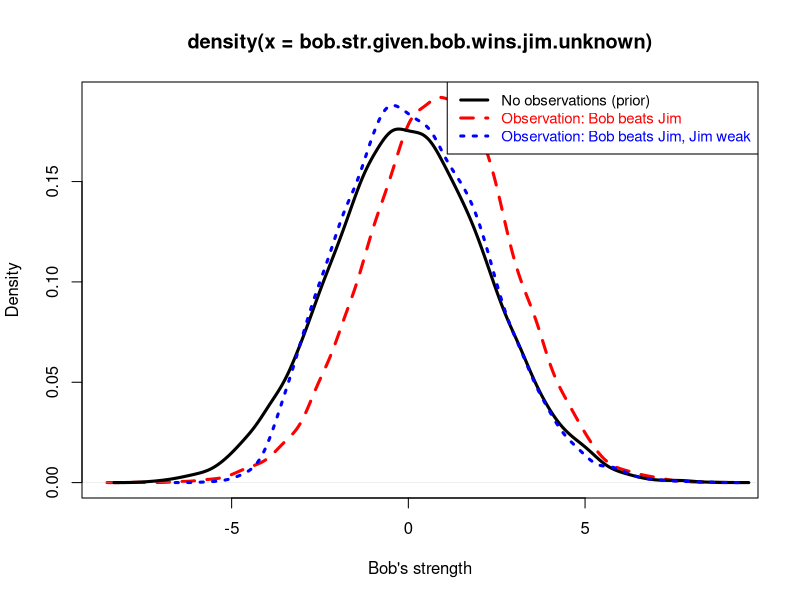
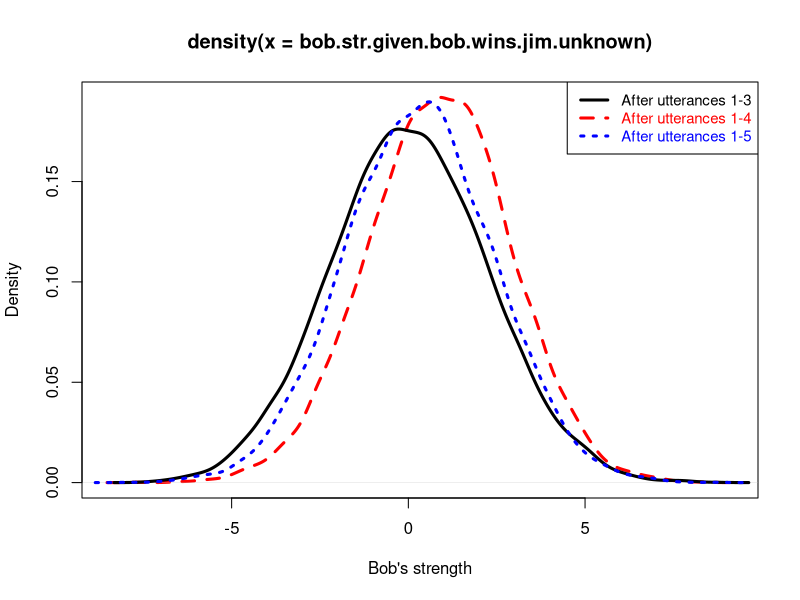

R code for these plots, in order: (Note: a time limit stopped this script after it produced the figures.)
#explaining away, non-linguistic
# workaround since Church too slow:

num.players = 12

# bob prior
num.sims = 10000
bob.str.prior = rep(NA, num.sims)
for (i in 1:10000) {
	male.str = rnorm(1, 0, 2)
	female.str = rnorm(1, 0, 2)
	bob.gender.str = sample(c(male.str, female.str), 1)
	bob.str = rnorm(1, bob.gender.str, 1)
	bob.str.prior[i] = bob.str
}

# non-ling-version: jim.str unknown
num.sims = 10000
num.accepted = 0
bob.str.given.bob.wins.jim.unknown = rep(NA, num.sims)
while (num.accepted < num.sims) {
	male.str = rnorm(1, 0, 2)
	female.str = rnorm(1, 0, 2)
	player.gender.strengths = sample(c(male.str, female.str), num.players, replace=T)
	player.strengths = rep(NA, num.players)
	for (i in 1:num.players) {
		player.strengths[i] = rnorm(1, player.gender.strengths[i], 1)
	}
	bob.str = player.strengths[1]
	jim.str = player.strengths[2]
	bob.pulling = bob.str + rnorm(1, 0, .5)
	jim.pulling = jim.str + rnorm(1, 0, .5)
	if (bob.pulling > jim.pulling) {
		num.accepted = num.accepted + 1
		bob.str.given.bob.wins.jim.unknown[num.accepted] = bob.str 
	}
}

# non-ling-version: jim.str fixed, jim very weak
num.sims = 10000
num.accepted = 0
bob.str.given.jim.minus.3 = rep(NA, num.sims)
while (num.accepted < num.sims) {
	male.str = rnorm(1, 0, 2)
	female.str = rnorm(1, 0, 2)
	player.gender.strengths = sample(c(male.str, female.str), num.players, replace=T)
	player.strengths = rep(NA, num.players)
	for (i in 1:num.players) {
		player.strengths[i] = rnorm(1, player.gender.strengths[i], 1)
	}
	player.strengths[2] = -4
	bob.str = player.strengths[1]
	jim.str = player.strengths[2]
	bob.pulling = bob.str + rnorm(1, 0, .5)
	jim.pulling = jim.str + rnorm(1, 0, .5)
	if (bob.pulling > jim.pulling) {
		num.accepted = num.accepted + 1
		bob.str.given.jim.minus.3[num.accepted] = bob.str 
	}
}
plot(density(bob.str.given.bob.wins.jim.unknown), col='red', lwd=3, lty=2, xlab="Bob's strength")
lines(density(bob.str.prior), col='black', lwd=3, lty=1)
lines(density(bob.str.given.jim.minus.3), col='blue', lwd=3, lty=3)
legend('topright', c("No observations (prior)", "Observation: Bob beats Jim", "Observation: Bob beats Jim, Jim weak"), lty=c(1, 2, 3), lwd=3, cex=.9, col=c('black', 'red', 'blue'), text.col=c('black', 'red', 'blue'))

# ling version - jim weak condition differs:
num.sims = 10000
num.accepted = 0
bob.str.given.jim.weakest = rep(NA, num.sims)
while (num.accepted < num.sims) {
	male.str = rnorm(1, 0, 2)
	female.str = rnorm(1, 0, 2)
	player.gender.strengths = sample(c(male.str, female.str), num.players, replace=T)
	player.strengths = rep(NA, num.players)
	for (i in 1:num.players) {
		player.strengths[i] = rnorm(1, player.gender.strengths[i], 1)
	}
	bob.str = player.strengths[1]
	jim.str = player.strengths[2]
	bob.pulling = bob.str + rnorm(1, 0, .5)
	jim.pulling = jim.str + rnorm(1, 0, .5)
	if (jim.str == min(player.strengths) && bob.pulling > jim.pulling) {
		num.accepted = num.accepted + 1
		bob.str.given.jim.weakest[num.accepted] = bob.str 
	}
}
plot(density(bob.str.given.bob.wins.jim.unknown), col='red', lty=2, lwd=3, xlab="Bob's strength")
lines(density(bob.str.prior), col='black', lty=1, lwd=3)
lines(density(bob.str.given.jim.weakest), col='blue', lty=3, lwd=3)
legend('topright', c("After utterances 1-3", 'After utterances 1-4', 'After utterances 1-5'), lty=c(1, 2, 3), lwd=3, cex=.9, col=c('black', 'red', 'blue'), text.col=c('black', 'red', 'blue'))

# quantifier scope ambiguity
n.sims = 10000
num.matches = 4
num.players = 12
results = matrix(0, nrow=(num.players/2), ncol=2, dimnames=list(paste("team.size=", 1:(num.players/2), sep=''), c("S-wide", "O-wide")))
for (team.size in 2:(num.players/2)) {
  num.accepted = 0
  while (num.accepted < n.sims) {
    reading = sample(c("S-wide", "O-wide"), 1)
    if (reading == "S-wide") {
      num.teams = (num.players - (num.players %% team.size)) / team.size
      players.random = sample(1:12, 12, replace=F)
      matches = unique(as.vector(sapply(1:num.matches, FUN=function(i) {return(sample(1:num.teams, 2, replace=F))})))
      played = c()
      for (i in 1:length(matches)) {
        played = c(played, players.random[matches[i]:(matches[i]+team.size-1)])
      }
      if (length(played) == num.players) { 
  # TCs of subject wide scope reading of "every player played in some match"
        num.accepted = num.accepted + 1
        results[team.size, 1] = results[team.size, 1] + 1
      }
    } else if (reading == "O-wide" && team.size*2 == num.players) {
      # TCs of object wide scope reading of "every player played in some match"
        num.accepted = num.accepted + 1
        results[team.size, 2] = results[team.size, 2] + 1
    } 
  }
}

# 
g.mean = rnorm(100000, 0, 2)
str = sapply(g.mean, FUN=function(x){return(rnorm(1, x, 1))})
plot(density(str))
curve(dnorm(x, 0, 2.25), add=T, col='red')

# Pat's gender
accepted = 0
n.sims = 300
results = rep(NA, n.sims)
approx.equal = function(v1,v2) return(all(abs(v1 - v2) < .1))
observed.strengths = c(-1.1, .5, -.3, .7)
while (accepted < n.sims) {
  gender.str = rnorm(2, 0, 2)
  genders = c(1, 2, 1, sample(c(1,2), 1)) # 1='m', 2 = 'f'
  # positions: bob = -1.1, jane = .5, jim = -.3, pat = .7
  simulated.strengths = sapply(genders, function(g) {
    return(rnorm(1, gender.str[g], 1))
    })
  if (approx.equal(observed.strengths, simulated.strengths)) {
    accepted = accepted + 1
    results[accepted] = genders[4]
  }
}
